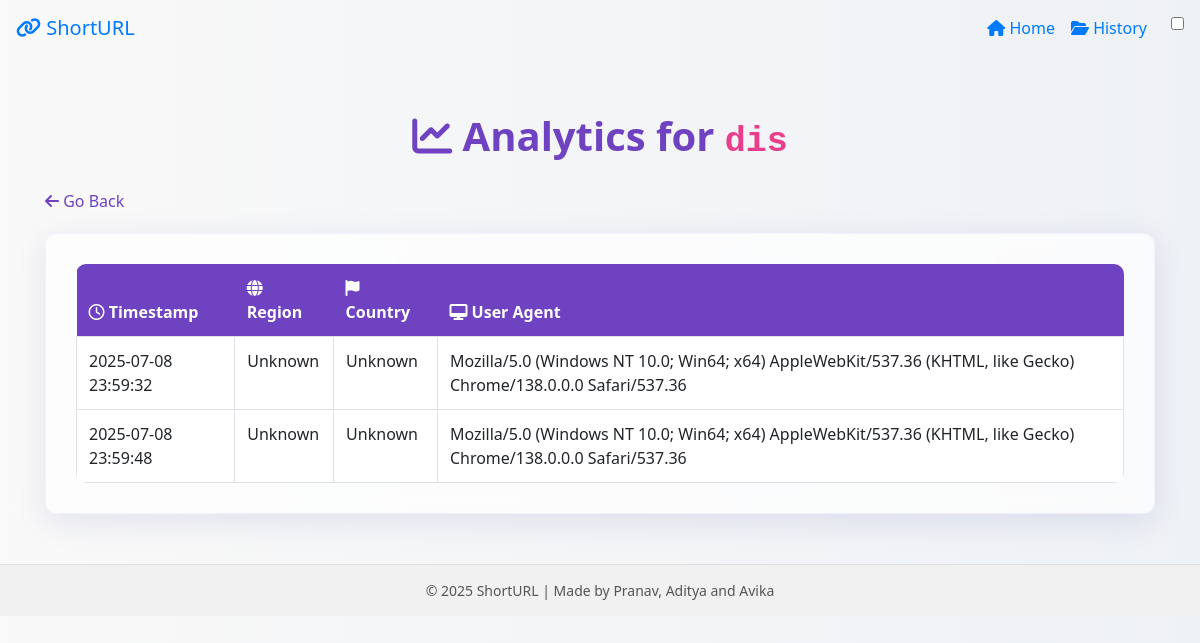
Page /stats/dis (signed in) on the committed database.
### models.py (models this page shows, shortened)
class Analytics(db.Model):
    __tablename__ = 'analytics'
    id = db.Column(db.Integer, primary_key=True)
    short_code = db.Column(db.String(50), nullable=False, index=True)
    timestamp = db.Column(db.String(50), nullable=False)
    ip = db.Column(db.String(45), nullable=True)
    region = db.Column(db.String(100), nullable=True)
    country = db.Column(db.String(100), nullable=True)
    user_agent = db.Column(db.Text, nullable=True)
    def to_dict(self):
        return {
            'timestamp': self.timestamp,
            'ip': self.ip,
            'region': self.region,
            'country': self.country,
            'user_agent': self.user_agent
        }

### app.py (the view)
@app.route('/stats/<short>')
def stats(short):
    url_entry = URL.query.filter_by(short_code=short).first()
    if not url_entry:
        return "❌ Invalid URL code", 404
    analytics_logs = Analytics.query.filter_by(short_code=short).all()
    logs = [log.to_dict() for log in analytics_logs]
    return render_template("analytics.html", short=short, logs=logs)

### app.py (called while the page is built)
@login_manager.user_loader
def load_user(user_id):
    user = UserModel.query.filter_by(username=user_id).first()
    if user:
        return User(user_id)
    return None

### templates/analytics.html (shortened to what this page needs)
<!DOCTYPE html>
<html lang="en">
<head>
    <link rel="stylesheet" href="https://stackpath.bootstrapcdn.com/bootstrap/4.5.2/css/bootstrap.min.css"/>
    <link rel="stylesheet" href="https://cdnjs.cloudflare.com/ajax/libs/font-awesome/6.4.2/css/all.min.css"/>
</head>
<body>
    <nav class="navbar navbar-expand-lg" id="mainNavbar">
      <a class="navbar-brand" href="/"><i class="fa-solid fa-link"></i> ShortURL</a>
      <div class="collapse navbar-collapse" id="navbarNav">
        <ul class="navbar-nav ml-auto align-items-center">
          <li class="nav-item">
            <a class="nav-link" href="/"><i class="fa-solid fa-house"></i> Home</a>
          </li>
          <li class="nav-item">
            <a class="nav-link" href="/history"><i class="fa-solid fa-folder-open"></i> History</a>
          </li>
          <li class="nav-item">
            <label class="switch ml-3" title="Toggle dark mode">
              <input type="checkbox" id="darkModeToggle">
            </label>
          </li>
        </ul>
      </div>
    </nav>
    <div class="container">
        <div class="title"><i class="fa-solid fa-chart-line"></i> Analytics for <code>{{ short }}</code></div>
        <p>
            <a href="/" class="back-link"><i class="fa-solid fa-arrow-left"></i> Go Back</a>
        </p>
        <div class="card glass-card">
            {% if logs %}
            <div class="table-responsive">
                <table class="table table-hover table-bordered">
                    <thead>
                        <tr>
                            <th><i class="fa-regular fa-clock"></i> Timestamp</th>
                            <th><i class="fa-solid fa-globe"></i> Region</th>
                            <th><i class="fa-solid fa-flag"></i> Country</th>
                            <th><i class="fa-solid fa-desktop"></i> User Agent</th>
                        </tr>
                    </thead>
                    <tbody>
                        {% for log in logs %}
                        <tr>
                            <td>{{ log.timestamp }}</td>
                            <td>{{ log.region }}</td>
                            <td>{{ log.country }}</td>
                            <td>{{ log.user_agent }}</td>
                        </tr>
                        {% endfor %}
                    </tbody>
                </table>
            </div>
            {% else %}
            <p class="text-center text-muted mb-0">No analytics data available for this URL.</p>
            {% endif %}
        </div>
    </div>
    <footer>
      &copy; 2025 ShortURL | Made by Pranav, Aditya and Avika
    </footer>
</body>
</html>

### templates/analytics.html (style rules this page uses)
html, body { min-height: 100%; margin: 0; padding: 0; }
body { background: linear-gradient(to right, #f9f9f9, #eef1f5); font-family: 'Segoe UI', Tahoma, Geneva, Verdana, sans-serif; transition: background-color 0.3s, color 0.3s; }
.container { margin-top: 50px; margin-bottom: 50px; }
.card { margin-top: 20px; padding: 30px; border-radius: 12px; box-shadow: 0 4px 12px rgba(0,0,0,0.05); transition: background-color 0.3s, color 0.3s; }
.glass-card { background: rgba(255,255,255,0.7); backdrop-filter: blur(8px); border: 1px solid rgba(200,200,255,0.2); box-shadow: 0 8px 32px 0 rgba(31,38,135,0.10); }
.title { font-weight: bold; color: #6f42c1; text-align: center; font-size: 2.5rem; margin-bottom: 20px; }
.table thead th { background-color: #6f42c1; color: #fff; border: none; }
.table tbody tr { background-color: rgba(255,255,255,0.95); }
.table { border-radius: 10px; overflow: hidden; margin-bottom: 0; }
.back-link { color: #6f42c1; font-weight: 500; text-decoration: none; transition: color 0.2s; }
footer { background-color: #f1f1f1; color: #555; text-align: center; padding: 15px; font-size: 14px; border-top: 1px solid #ddd; }

### rows in the picture
Analytics: timestamp "2025-07-08 23:59:32", region "Unknown", country "Unknown", user_agent "Mozilla/5.0 (Windows NT 10.0; Win64; x64) AppleWebKit/537.36 (KHTML, like Gecko) Chrome/138.0.0.0 Safari/537.36"
Analytics: timestamp "2025-07-08 23:59:48", region "Unknown", country "Unknown", user_agent "Mozilla/5.0 (Windows NT 10.0; Win64; x64) AppleWebKit/537.36 (KHTML, like Gecko) Chrome/138.0.0.0 Safari/537.36"

### other values in the picture
{{ short }} "dis"
